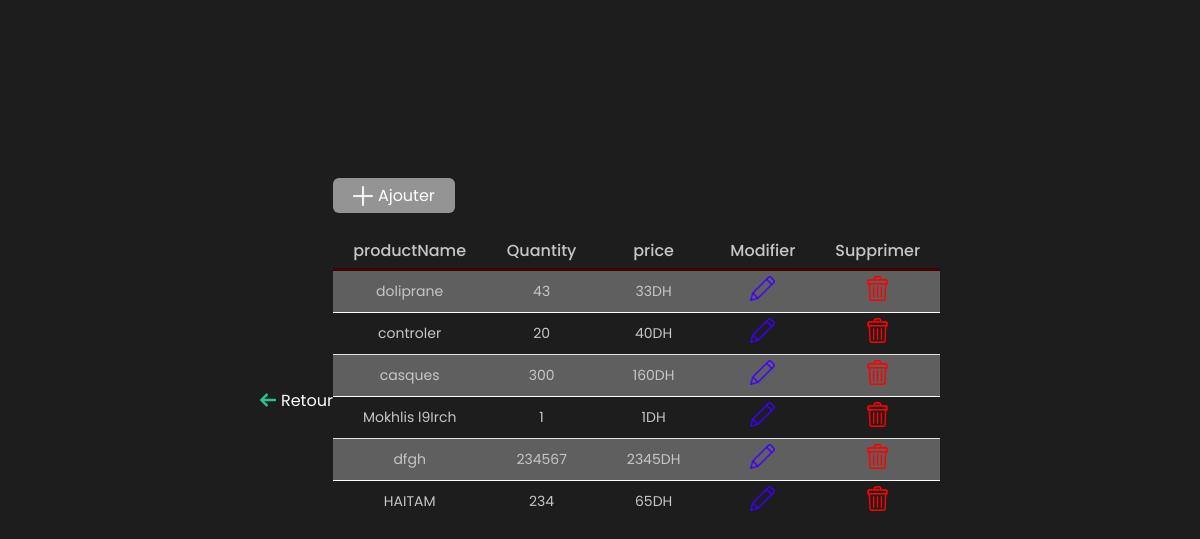
The app's page /admin/index.php with its own data.
### tables this page shows
CREATE TABLE `product` (
  `id` int(155) NOT NULL,
  `productName` varchar(155) NOT NULL,
  `quantity` int(155) NOT NULL,
  `price` int(155) NOT NULL,
  `cat_id` int(11) NOT NULL,
  `image` varchar(255) NOT NULL,
  `filter` varchar(155) NOT NULL
);

### admin/index.php (the view, shortened to what this page needs)
<!DOCTYPE html>
<html lang="en">
<head>
    <link rel="stylesheet" href="style.css">
</head>
<body>
<a href="/gaming-playtech/index1.php" class="back_btn"><img src="../images/back.png"> Retour</a>
    <div class="container2">
        <a href="ajouter.php" class="Btn_add"> <img src="../images/plus.png"> Ajouter</a>
        <table>
            <tr id="items">
                <th>productName</th>
                <th>Quantity</th>
                <th>price</th>
                <th>Modifier</th>
                <th>Supprimer</th>
            </tr>
            <?php
                include_once "connexion.php";
                $req = mysqli_query($con , "SELECT * FROM product");
                if(mysqli_num_rows($req) == 0){
                    echo "Il n'y a pas encore de prout ajouter !" ;
                }else {
                    while($row=mysqli_fetch_assoc($req)){
                        ?>
                        <tr>
                            <td><?=$row['productName']?></td>
                            <td><?=$row['quantity']?></td>
                            <td><?=$row['price']?>DH</td>
                            <td><a href="modifier.php?id=<?=$row['id']?>"><img src="../images/pen.png"></a></td>
                            <td><a href="supprimer.php?id=<?=$row['id']?>"><img src="../images/trash.png"></a></td>
                        </tr>
                        <?php
                    }
                }
            ?>
        </table>
    </div>
</body>
</html>

### admin/style.css (style rules this page uses)
* { margin: 0; padding: 0; box-sizing: border-box; font-family: 'Poppins', sans-serif; }
body { display: flex; align-items: center; justify-content: center; min-height: 100vh; position: relative; background-color: #1d1d1d; }
.Btn_add { width: fit-content; margin-bottom:20px; background-color: #949494; padding: 5px 20px; color: rgb(255, 255, 255); display: flex; align-items: center; text-align: 0; border-radius: 6px; text-decoration: 0; }
.Btn_add img { margin-right: 5px; height: 20px; }
table { border-collapse:collapse; color: #c6c6c6; }
th { font-size: 16px; border-bottom: 3px solid #3d0202; padding: 5px 20px; font-weight: 500; }
td { font-weight: 400; padding: 5px 30px; font-size: 14px; text-align: center; }
img { height: 25px; }
tr:nth-child(2n) { background-color: #5f5f5f; }
tr:nth-child(2n) td { border-bottom: 1px solid #ffffff; border-top: 1px solid #e0e0e0; }
.back_btn { color: #ffffff; text-decoration: 0; display: flex; align-items: center; }
.back_btn img { height: 16px; margin-right:5px ; }
.container2 { margin-top: -100px; }

### records on screen
product: productName "doliprane", quantity "43", price "33"
product: productName "controler", quantity "20", price "40"
product: productName "casques", quantity "300", price "160"
product: productName "Mokhlis l9Irch", quantity "1", price "1"
product: productName "dfgh", quantity "234567", price "2345"
product: productName "HAITAM", quantity "234", price "65"
